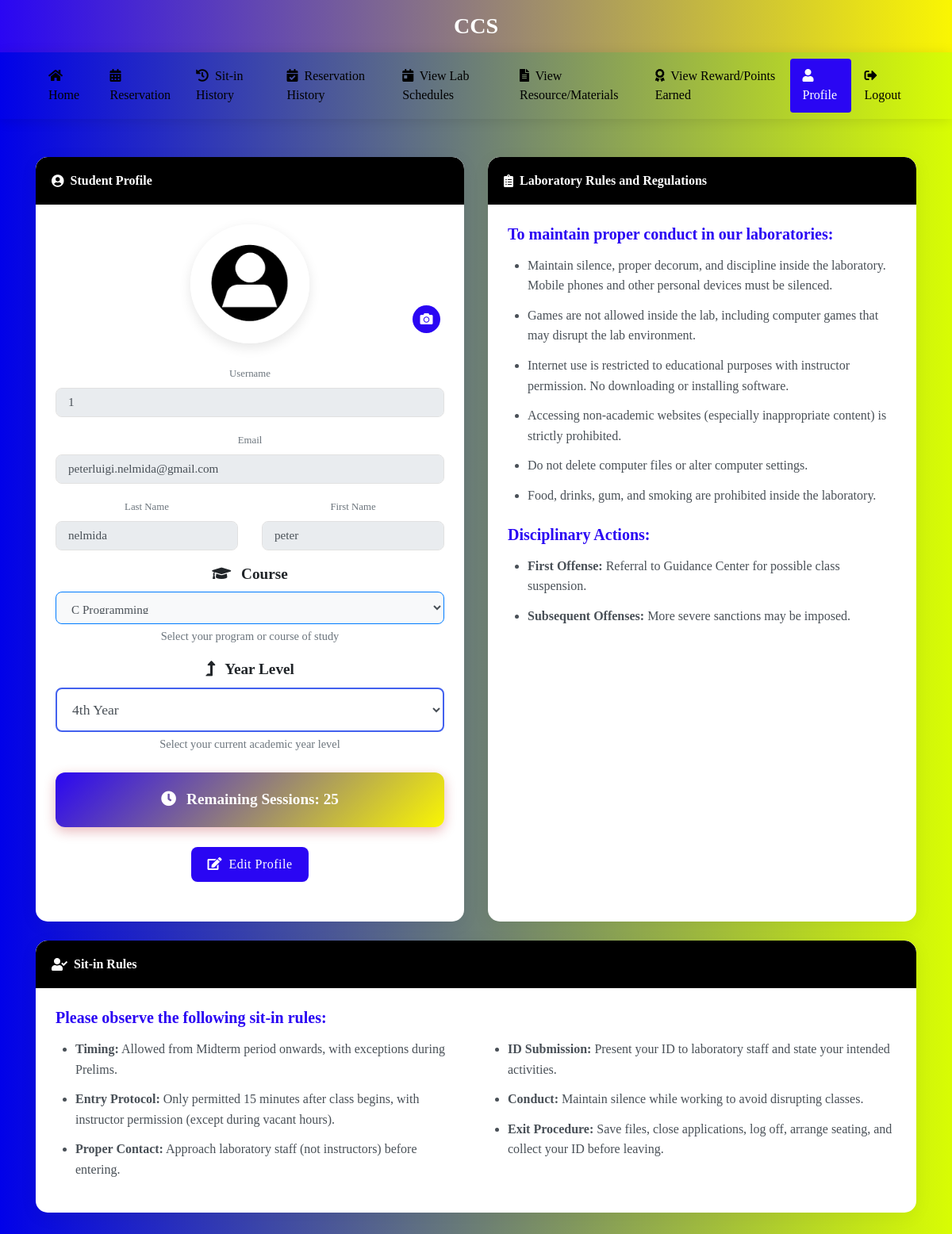
The page /profile (signed in) on the database as committed earlier.
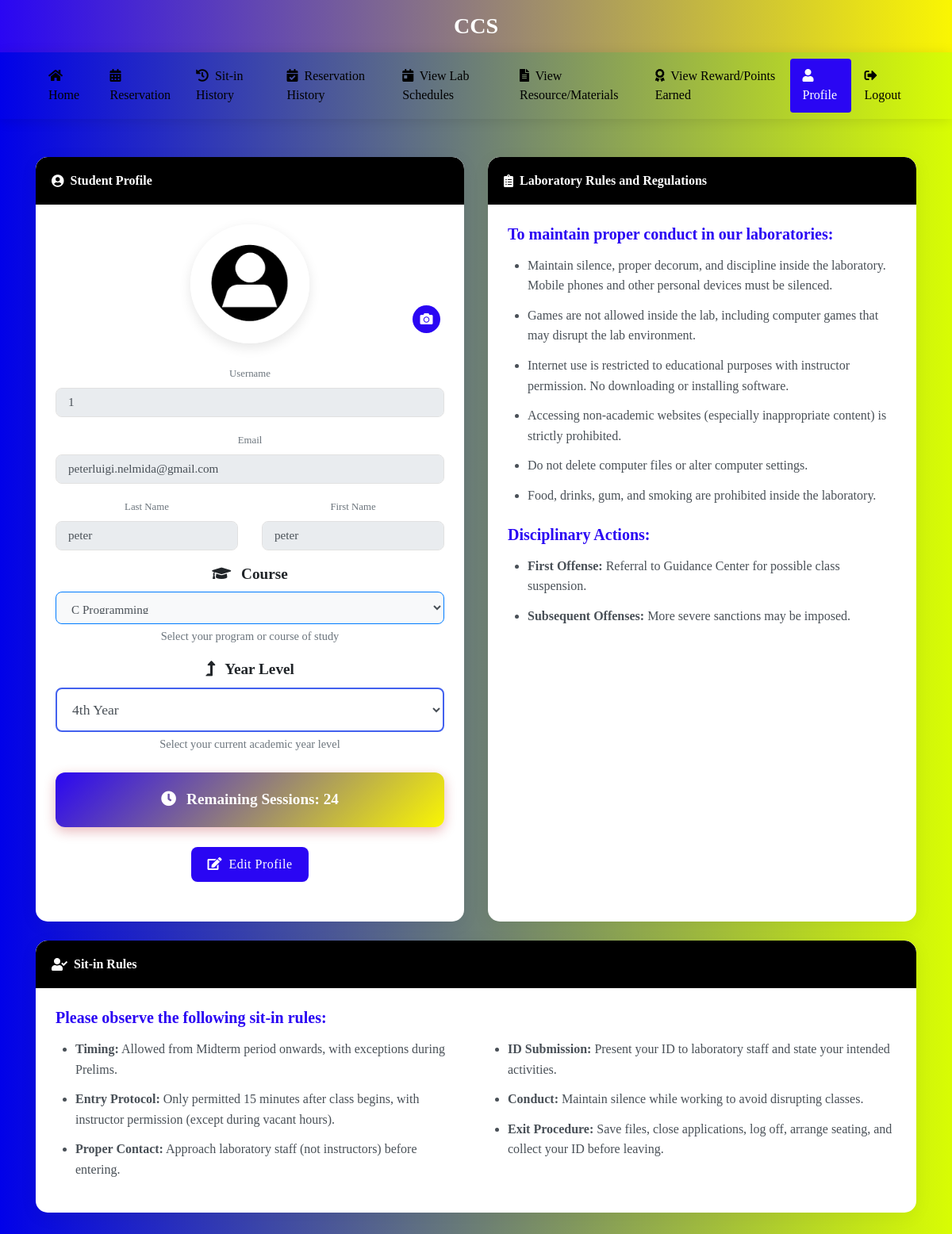
The same page on the database as committed later.
### tables this page shows
CREATE TABLE users
(id INTEGER PRIMARY KEY AUTOINCREMENT,
idno varchar(50),
lastname varchar(80),
firstname varchar(80),
middlename varchar(80),
course varchar(50),
year_level varchar(50),
email varchar(60),
username varchar(80),
password varchar(90), remaining_sessions INTEGER DEFAULT 30, is_admin INTEGER DEFAULT 0, profile_image TEXT, role TEXT DEFAULT 'user', points INTEGER DEFAULT 0);

### app.py (the view)
@app.route('/profile')
def profile():
    if 'user_id' not in session:
        return redirect(url_for('login'))
    user_id = session['user_id']
    conn = get_db_connection()
    cursor = conn.cursor()
    cursor.execute('SELECT * FROM users WHERE idno = ?', (user_id,))
    user = cursor.fetchone()
    conn.close()
    if user:
        return render_template('profile.html', user=user)
    return redirect(url_for('login'))

### app.py (called while the page is built, shortened)
def get_db_connection():
    conn = sqlite3.connect('students.db', timeout=30)
    conn.execute("PRAGMA journal_mode=WAL")  # Use Write-Ahead Logging
    conn.row_factory = sqlite3.Row
    try:
        cursor = conn.cursor()
        cursor.execute("PRAGMA table_info(users)")
        columns = [column[1] for column in cursor.fetchall()]
        cursor.execute("PRAGMA table_info(sitins)")
        sitins_columns = [column[1] for column in cursor.fetchall()]
    except Exception as e:
        print(f"Error in get_db_connection: {str(e)}")
    return conn

### templates/profile.html (shortened to what the changed rows need)
<!DOCTYPE html>
<html lang="en">
<head>
<link rel="stylesheet" href="https://stackpath.bootstrapcdn.com/bootstrap/4.5.2/css/bootstrap.min.css" />
<link rel="stylesheet" href="https://cdnjs.cloudflare.com/ajax/libs/font-awesome/5.15.3/css/all.min.css">
</head>
<body>
<div class="container py-5">
    <div class="row">
        <div class="col-md-6 mb-4">
            <div class="card h-100">
                <div class="card-body">
                    <div class="text-center">
                        <form id="editUserForm" method="POST" action="{{ url_for('update_user') }}">
                            <div class="form-group">
                                <label class="small text-muted">Username</label>
                                <input type="text" class="form-control" value="{{ user['username'] }}" disabled>
                            </div>
                            <div class="form-group">
                                <label class="small text-muted">Email</label>
                                <input type="email" class="form-control" value="{{ user['email'] }}" disabled>
                            </div>
                            <div class="row">
                                <div class="col-md-6">
                                    <div class="form-group">
                                        <label class="small text-muted">Last Name</label>
                                        <input type="text" class="form-control" value="{{ user['lastname'] }}" disabled>
                                    </div>
                                </div>
                                <div class="col-md-6">
                                    <div class="form-group">
                                        <label class="small text-muted">First Name</label>
                                        <input type="text" class="form-control" value="{{ user['firstname'] }}" disabled>
                                    </div>
                                </div>
                            </div>
                            <div class="form-group">
                                <label for="yearLevel" style="font-size: 1.2rem; font-weight: 600; color: #212529;"><i class="fas fa-level-up-alt mr-2"></i> Year Level</label>
                                <select class="form-control form-control-lg" id="yearLevel" name="year_level" style="font-size: 1.1rem; font-weight: 500; padding: 15px; height: auto; border: 2px solid #4361ee; background-color: #fff;">
                                    <option value="4" {% if user['year_level'] == '4' %}selected{% endif %}>4th Year</option>
                                </select>
                                <small class="form-text text-muted" style="font-size: 0.9rem; margin-top: 5px;">Select your current academic year level</small>
                            </div>
                            <div class="remaining-session">
                                <p><i class="fas fa-clock mr-2"></i> <strong>Remaining Sessions:</strong> <span id="remainingSession">{{ user['remaining_sessions'] }}</span></p>
                            </div>
                        </form>
                    </div>
                </div>
            </div>
        </div>
    </div>
</div>
</body>
</html>

Rows that differ between the two databases and show on the page:
changed users "peterluigi.nelmida@gmail.com": lastname "nelmida" → "peter"; remaining_sessions "25" → "24"
